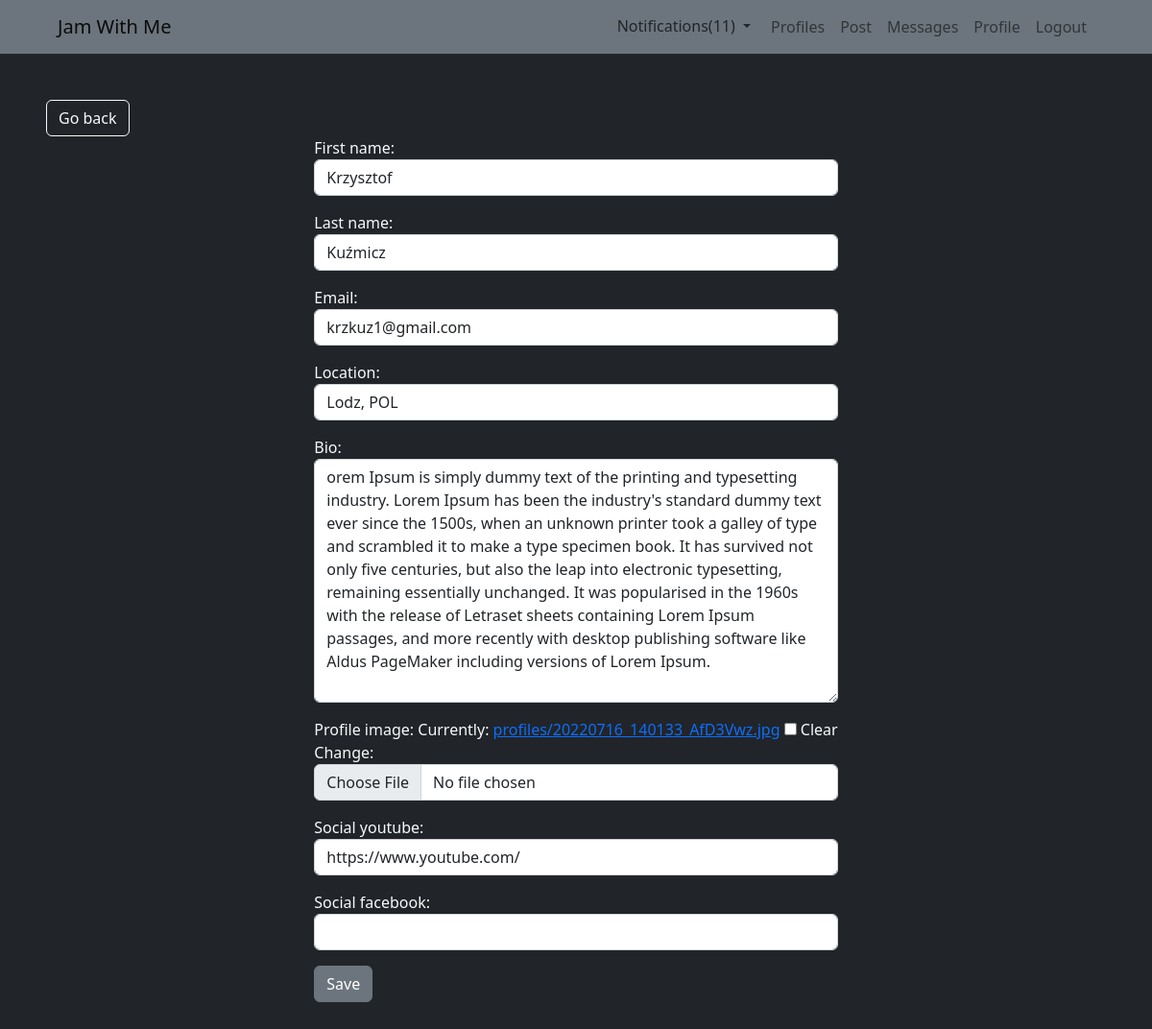
The page /users/settings/ (signed in) on the database its author committed.
### users/models.py (models this page shows)
class Profile(models.Model):
    user = models.OneToOneField(User, on_delete=models.CASCADE, null=True, blank=True)
    first_name = models.CharField(max_length=100, null=True, blank=False)
    last_name = models.CharField(max_length=100, null=True, blank=False)
    email = models.EmailField(max_length=100, null=True, blank=False)
    location = models.CharField(max_length=200, null=True, blank=True)
    bio = models.TextField(null=True, blank=True)
    profile_image = models.ImageField(null=True, blank=True, upload_to='profiles/', default='profiles/user-default.png')
    social_youtube = models.CharField(max_length=300, null=True, blank=True)
    social_facebook = models.CharField(max_length=300, null=True, blank=True)
    created = models.DateTimeField(auto_now_add=True)
    id = models.UUIDField(default=uuid.uuid4, unique=True, primary_key=True, editable=False)
    class Meta:
        ordering = ['last_name', 'first_name']
    @property
    def image_url(self):
        try:
            url = self.profile_image.url
        except:
            url = ''
        return url
    def __str__(self):
        return str(self.first_name) + ' ' + str(self.last_name)

### users/views.py (the view, shortened to what this page needs)
# urls.py: path('settings/', views.user_settings, name='settings'),
@login_required(login_url="login")
def user_settings(request):
    profile = Profile.objects.get(user=request.user)
    form = ProfileForm(instance=profile)
    context = {
        'form': form
    }
    return render(request, 'users/settings.html', context)

### users/forms.py
class ProfileForm(ModelForm):
    class Meta:
        model = Profile
        exclude = ['user', 'created', 'id']
    def __init__(self, *args, **kwargs):
        super().__init__(*args, **kwargs)
        for name, field in self.fields.items():
            field.widget.attrs.update({'class': 'form-control'})

### notification/models.py (called while the page is built)
    @property
    def name(self):
        if self.post:
            if self.type == 1:
                name = str(self.from_user) + ' reacted to your post'
                return name
            else:
                name = str(self.from_user) + ' commented your post'
                return name
        elif self.comment:
            name = str(self.from_user) + ' reacted to your comment'
            return name
        elif self.message:
            name = 'New message from ' + str(self.from_user)
            return name
        elif self.type == 3:
            name = str(self.from_user) + ' sent you jam request'
            return name
        elif self.type == 4:
            name = str(self.from_user) + ' is following you'
            return name
        else:
            name = 'Notification'
            return name

### notification/templatetags/custom_tags.py (called while the page is built)
@register.inclusion_tag('notification/notifications.html', takes_context=True)
def show_notifications(context):
    request_user = context['request'].user
    profile = Profile.objects.filter(user=request_user)
    notifications = Notification.objects.filter(to_users__in=profile).order_by('-created')
    unseen = notifications.exclude(seen=True)
    return {
        'notifications': notifications,
        'unseen': unseen,
    }

### users/templates/users/settings.html (shortened to what this page needs)
{% extends 'main.html' %}
{% block content %}
<a href="{{ request.META.HTTP_REFERER }}" class="btn btn-outline-light">Go back</a>
<div class="container-fluid d-flex justify-content-center">
    <form method="POST" enctype="multipart/form-data">
    {{form.as_p}}
    <button type="submit" class="btn btn-secondary">Save</button>
    </form>
</div>
{% endblock content %}

### templates/main.html (shortened to what this page needs)
{% include 'navbar.html' %}
{% load static %}
<!DOCTYPE html>
<html lang="en">
<head>
    <link rel="stylesheet" href="{% static 'styles/main.css' %}">
    <link href="https://cdn.jsdelivr.net/npm/bootstrap@5.2.1/dist/css/bootstrap.min.css" rel="stylesheet">
    <link href="//netdna.bootstrapcdn.com/font-awesome/4.3.0/css/font-awesome.css" rel="stylesheet" />
</head>
<body>
    <section class="bg-dark text-light p-5 text-center text-sm-start" style="min-height: 100vh;">
    {% block content %}
    {% endblock content %}
    </section>
</body>
</html>

### templates/navbar.html (shortened to what this page needs)
{% load static %}
{% load custom_tags %}
<nav class="navbar navbar-expand-md bg-secondary px-5">
  <div class="container-fluid">
    <a href="{% url 'posts' %}" class="navbar-brand">Jam With Me</a>
    <div class="collapse navbar-collapse" id="navmenu">
        <ul class="navbar-nav ms-auto">
            {% if request.user.is_authenticated %}
            <li class="nav-item">
                {% show_notifications %}
            </li>
            <li class="nav-item">
                <a href="{% url 'profiles' %}" class="nav-link">Profiles</a>
            </li>
            <li class="nav-item">
                <a href="{% url 'create-post' %}" class="nav-link">Post</a>
            </li>
            <li class="nav-item">
                <a href="{% url 'messages' 'None' %}" class="nav-link">Messages</a>
            </li>
            <li class="nav-item">
                <a href="{% url 'profile' request.user.profile.id %}" class="nav-link">Profile</a>
            </li>
            <li class="nav-item">
                <a href="{% url 'logout' %}" class="nav-link">Logout</a>
            </li>
            {% else %}
            <li class="nav-item">
                <a href="{% url 'login' %}?next={{ request.path|urlencode }}" class="nav-link">Login/Register</a>
            </li>
            {% endif %}
        </ul>
    </div>
  </div>
</nav>

### notification/templates/notification/notifications.html (shortened to what this page needs)
<div class="dropdown">
  <a class="btn btn-secondary dropdown-toggle text-dark" data-bs-toggle="dropdown" href="#" role="button" id="dropdownMenuLink" data-toggle="dropdown" aria-haspopup="true" aria-expanded="false">
    Notifications({{unseen.count}})
  </a>

### static/styles/main.css (style rules this page uses)
body { background-color: rgb(234, 234, 234); }

### rows shown on the page
Profile: first_name "Krzysztof", last_name "Kuźmicz", email "krzkuz1@gmail.com", location "Lodz, POL", bio "orem Ipsum is simply dummy text of the printing and typesetting industry. Lorem Ipsum has been the industry's standard dummy text ever since the 1500s, when an unknown printer took a galley of type and scrambled it to make a type specimen book. It has survived not only five centuries, but also the leap into electronic typesetting, remaining essentially unchanged. It was popularised in the 1960s with the release of Letraset sheets containing Lorem Ipsum passages, and more recently with desktop publishing software like Aldus PageMaker including versions of Lorem Ipsum.", social_youtube "https://www.youtube.com/"

### other values the page prints
{{ unseen.count }} "11"
